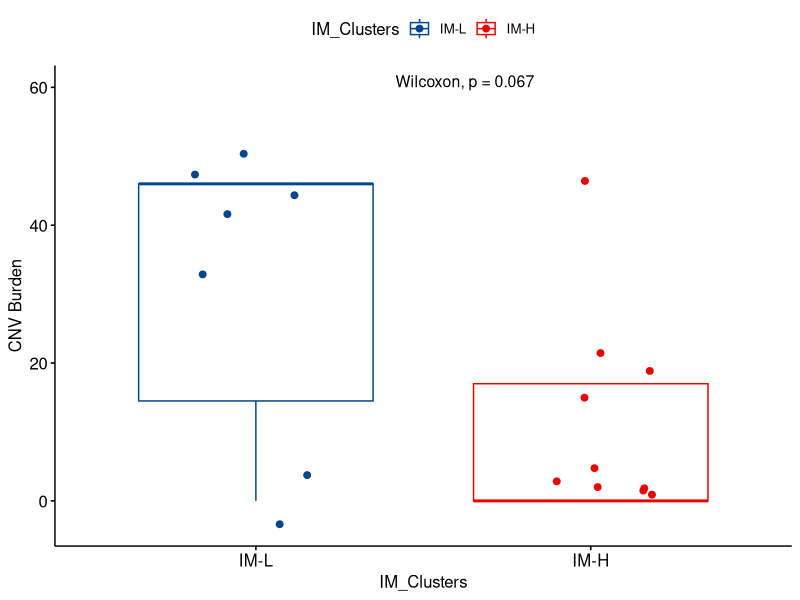
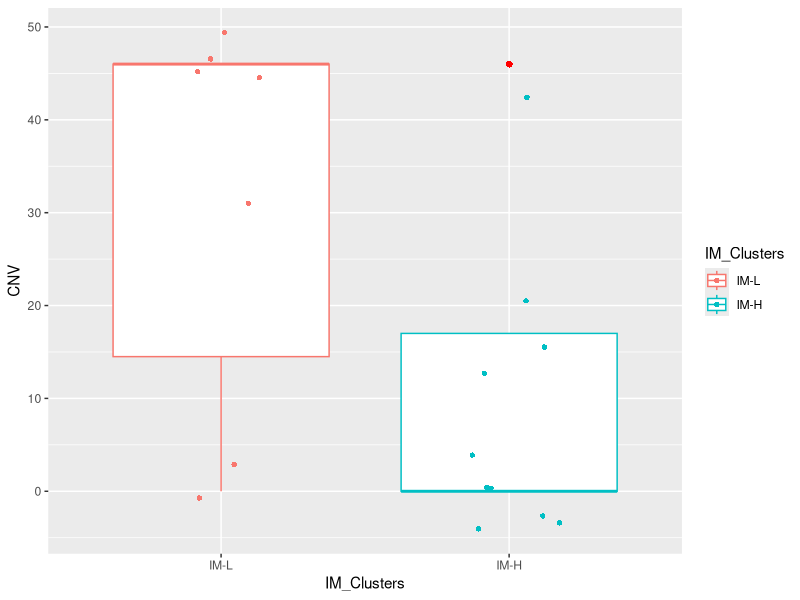

Reproduce these figures in R, in order.
#This script is used to compare the CNV burden of IM-L vs IM-H

library("ggpubr")
library("ggplot2")

testData <- read.delim("testData.tsv",sep="\t",header=TRUE,as.is=TRUE,check.names = FALSE)
testData$IM_Clusters <- factor(testData$IM_Clusters,levels=c("IM-L","IM-H"))

X="IM_Clusters"
Y="CNV"

OutputName <- paste(X,Y,sep="_",".pdf")
pdf(OutputName,width=5, height=5)
p <- ggboxplot(testData, x = X, y = Y,
               add = "jitter",add.params=list(size=2),
               color="IM_Clusters",palette="lancet",ylab="CNV Burden")

p <- p+stat_compare_means(method = "wilcox.test",
                          label.x = 1.5,
                          label.y = 60,
                          size=4)

print(p)
dev.off()
#######Script for two groups comparison####


######Using ggplot to generate the boxplot and scatter dots for validation purpose####
pdf("ggplotBoxplot.pdf",width=5, height=5)
p <- ggplot(data=testData, 
            aes(x=IM_Clusters, y=CNV, colour=IM_Clusters)) + 
  geom_boxplot(outlier.colour="red", outlier.shape=16,
               outlier.size=2, notch=FALSE)+
  geom_jitter(shape=16, position=position_jitter(0.2))
print(p)
dev.off()